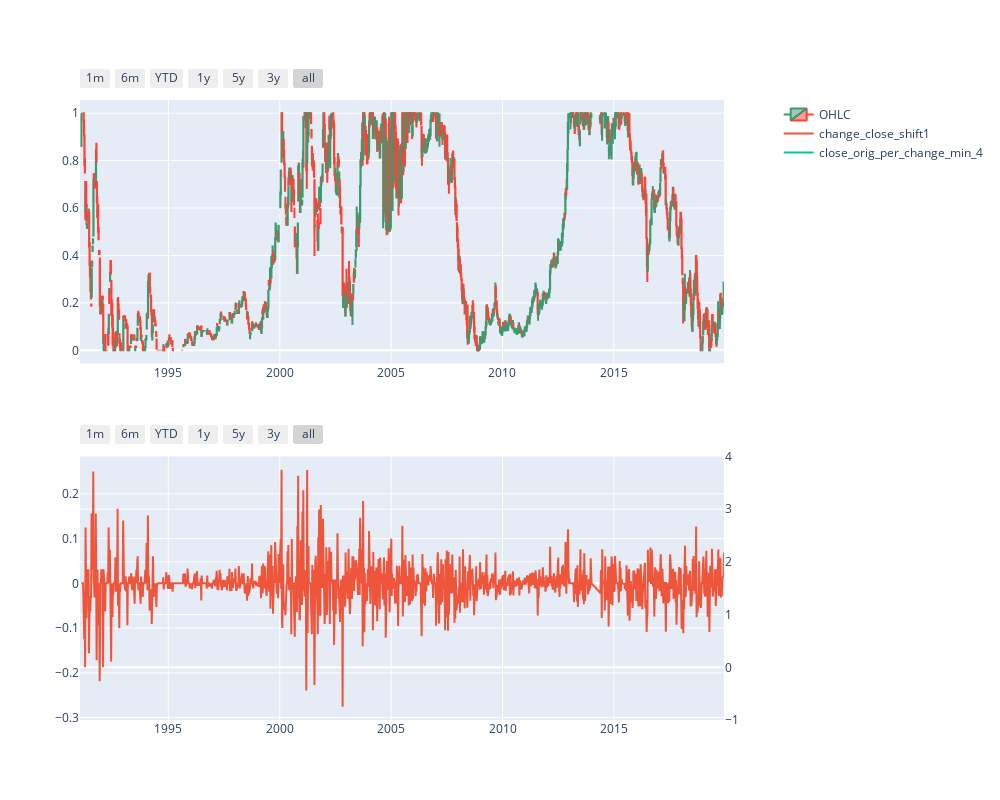

Notebook cell for this chart:
### Code cell
import plotly.graph_objects as go
from plotly.subplots import make_subplots

fig = make_subplots(
    rows=2
    ,cols=1
#     ,vertical_spacing=0.3
    ,specs=[[{"secondary_y": True}]
            ,[{"secondary_y": True}]
#             ,[{"secondary_y": False}]
#             ,[{"secondary_y": False}]
           ]
)



###########NORMALISED PRICES###########
#Create graphs for normalised prices
fig.add_trace(go.Candlestick(x=chart_df.date
        ,open=chart_df.open
        ,high=chart_df.high
        ,low=chart_df.low
        ,close=chart_df.close
        ,name='OHLC')
    ,row=1,col=1
    ,secondary_y=False
)

def add_macd(_df,_row):
    #Create a graph for MACD
    pos_macd = _df.macd.copy()
    pos_macd.loc[pos_macd < 0] = 0
    neg_macd = _df.macd.copy()
    neg_macd.loc[neg_macd > 0] = 0
    fig.add_trace(
        go.Bar(
            x=_df.date
            ,y=pos_macd
            ,marker_color='green'
            ,name='Positive MACD'
        )
        ,row=_row,col=1
    )
    fig.add_trace(
        go.Bar(
            x=_df.date
            ,y=neg_macd
            ,marker_color='red'
            ,name='Negative MACD'
        )
        ,row=_row,col=1
    )
    fig.add_trace(go.Scatter(mode='lines'
            ,x=_df.date
            ,y=_df.macd_line
            ,name='MACD line')
        ,row=_row,col=1
    )
    fig.add_trace(
        go.Scatter(
            mode='lines'
            ,x=_df.date
            ,y=_df.signal_line
            ,name='Signal line')
        ,row=_row,col=1
    )
# add_macd(chart_df,2)



###########EVALUATE OTHER SIGNALS###########
def eval_signal(_signal,_row:int=1,_sec_y:bool=True):
    fig.add_trace(
        go.Scatter(
            mode='lines'
            ,x=chart_df.date
            ,y=chart_df[_signal]
            ,name=_signal
        )
        ,row=_row,col=1
        ,secondary_y=_sec_y
    )
eval_signal('change_close_shift1',_row=2,_sec_y=False)
eval_signal('close_orig_per_change_min_4',_row=2,_sec_y=True)

###########STANDARD PRICES###########
# #Create graphs for standard prices
# fig.add_trace(go.Candlestick(x=orig_chart_df.date
#         ,open=orig_chart_df.open
#         ,high=orig_chart_df.high
#         ,low=orig_chart_df.low
#         ,close=orig_chart_df.close
#         ,name='OHLC')
#     ,row=3,col=1
# )
# fig.add_trace(go.Scatter(mode='lines'
#         ,x=orig_chart_df.date
#         ,y=orig_chart_df.ema26
#         ,name='EMA26')
#     ,row=3,col=1
# )
# add_macd(orig_chart_df,4)

#Create a dictionary of shapes for buy and sell signals
shapes_li = []
def add_signal(sig_li,out_li:list=[],color:str='red',min_max:tuple=(0,1),ax:tuple=('x1','y1')):
    for date in sig_li:
        out_li.append({'type':'rect'
            ,'x0':date
            ,'x1':date
            ,'y0':min_max[0]
            ,'y1':min_max[1]
            ,'line':{'color':color}
            ,'opacity':0.4
            ,'xref':ax[0]
            ,'yref':ax[1]})
    return out_li
#Buy and sell
add_signal(
    chart_df[chart_df.signal == 'buy'].date.tolist()
    ,out_li=shapes_li
    ,color='green'
    ,min_max=(chart_df.low.min(),chart_df.high.max())
)
add_signal(
    chart_df[chart_df.signal == 'sell'].date.tolist()
    ,out_li=shapes_li
    ,color='red'
    ,min_max=(chart_df.low.min(),chart_df.high.max())
)
#Max and mins
def bool_signal(max_col,min_col,ref_col:str='close'):
    add_signal(
        chart_df[chart_df[max_col]].date.tolist()
        ,out_li=shapes_li
        ,color='green'
        ,min_max=(chart_df[ref_col].min(),chart_df[ref_col].max())
        ,ax=('x2','y3')
    )
    add_signal(
        chart_df[chart_df[min_col]].date.tolist()
        ,out_li=shapes_li
        ,color='red'
        ,min_max=(chart_df[ref_col].min(),chart_df[ref_col].max())
        ,ax=('x2','y3')
    )
# bool_signal('macd_max','macd_min','macd')



###########LAYOUT###########
#Update the layout
fig.update_layout(
    autosize=False
    ,width=1000
    ,height=800
)

#Establish range selector and buttons
rng_sel_di = dict(
    buttons=list([
        dict(count=1,
             label="1m",
             step="month",
             stepmode="backward"),
        dict(count=6,
             label="6m",
             step="month",
             stepmode="backward"),
        dict(count=1,
             label="YTD",
             step="year",
             stepmode="todate"),
        dict(count=1,
             label="1y",
             step="year",
             stepmode="backward"),
        dict(count=5,
             label="5y",
             step="year",
             stepmode="backward"),
        dict(count=3,
             label="3y",
             step="year",
             stepmode="backward"),
        dict(step="all")
    ])
)
for axis in ['xaxis'
             ,'xaxis2'
#              ,'xaxis3'
#              ,'xaxis4'
            ]:
    fig.layout[axis].rangeselector=rng_sel_di
    fig.layout[axis].rangeslider.visible=False
# fig.layout.yaxis.domain = [0.7,1.0]
# fig.layout.yaxis2.domain = [0.0,0.3]
fig.update_yaxes(automargin=True)
# print(fig)
fig.layout.shapes = shapes_li

fig.show()

### Figure 1 — Plotly figure (JSON) as saved in the notebook; plotly's stock layout.template omitted (floating-point values rounded to 4 significant figures; data arrays with more than 128 entries replaced by an {"elided": "..."} marker saying what was removed)
{"data": [{"close": {"elided": "1472 float values"}, "high": {"elided": "1472 float values"}, "low": {"elided": "1472 float values"}, "name": "OHLC", "open": {"elided": "1472 float values"}, "type": "candlestick", "x": {"elided": "1472 str values"}, "xaxis": "x", "yaxis": "y"}, {"mode": "lines", "name": "change_close_shift1", "type": "scatter", "x": {"elided": "1472 str values"}, "xaxis": "x2", "y": {"elided": "1472 float values"}, "yaxis": "y3"}, {"mode": "lines", "name": "close_orig_per_change_min_4", "type": "scatter", "x": {"elided": "1472 str values"}, "xaxis": "x2", "y": {"elided": "1472 null values"}, "yaxis": "y4"}], "layout": {"autosize": false, "height": 800, "width": 1000, "xaxis": {"anchor": "y", "domain": [0, 0.94], "rangeselector": {"buttons": [{"count": 1, "label": "1m", "step": "month", "stepmode": "backward"}, {"count": 6, "label": "6m", "step": "month", "stepmode": "backward"}, {"count": 1, "label": "YTD", "step": "year", "stepmode": "todate"}, {"count": 1, "label": "1y", "step": "year", "stepmode": "backward"}, {"count": 5, "label": "5y", "step": "year", "stepmode": "backward"}, {"count": 3, "label": "3y", "step": "year", "stepmode": "backward"}, {"step": "all"}]}, "rangeslider": {"visible": false}}, "xaxis2": {"anchor": "y3", "domain": [0, 0.94], "rangeselector": {"buttons": [{"count": 1, "label": "1m", "step": "month", "stepmode": "backward"}, {"count": 6, "label": "6m", "step": "month", "stepmode": "backward"}, {"count": 1, "label": "YTD", "step": "year", "stepmode": "todate"}, {"count": 1, "label": "1y", "step": "year", "stepmode": "backward"}, {"count": 5, "label": "5y", "step": "year", "stepmode": "backward"}, {"count": 3, "label": "3y", "step": "year", "stepmode": "backward"}, {"step": "all"}]}, "rangeslider": {"visible": false}}, "yaxis": {"anchor": "x", "automargin": true, "domain": [0.575, 1]}, "yaxis2": {"anchor": "x", "automargin": true, "overlaying": "y", "side": "right"}, "yaxis3": {"anchor": "x2", "automargin": true, "domain": [0, 0.425]}, "yaxis4": {"anchor": "x2", "automargin": true, "overlaying": "y3", "side": "right"}}}
